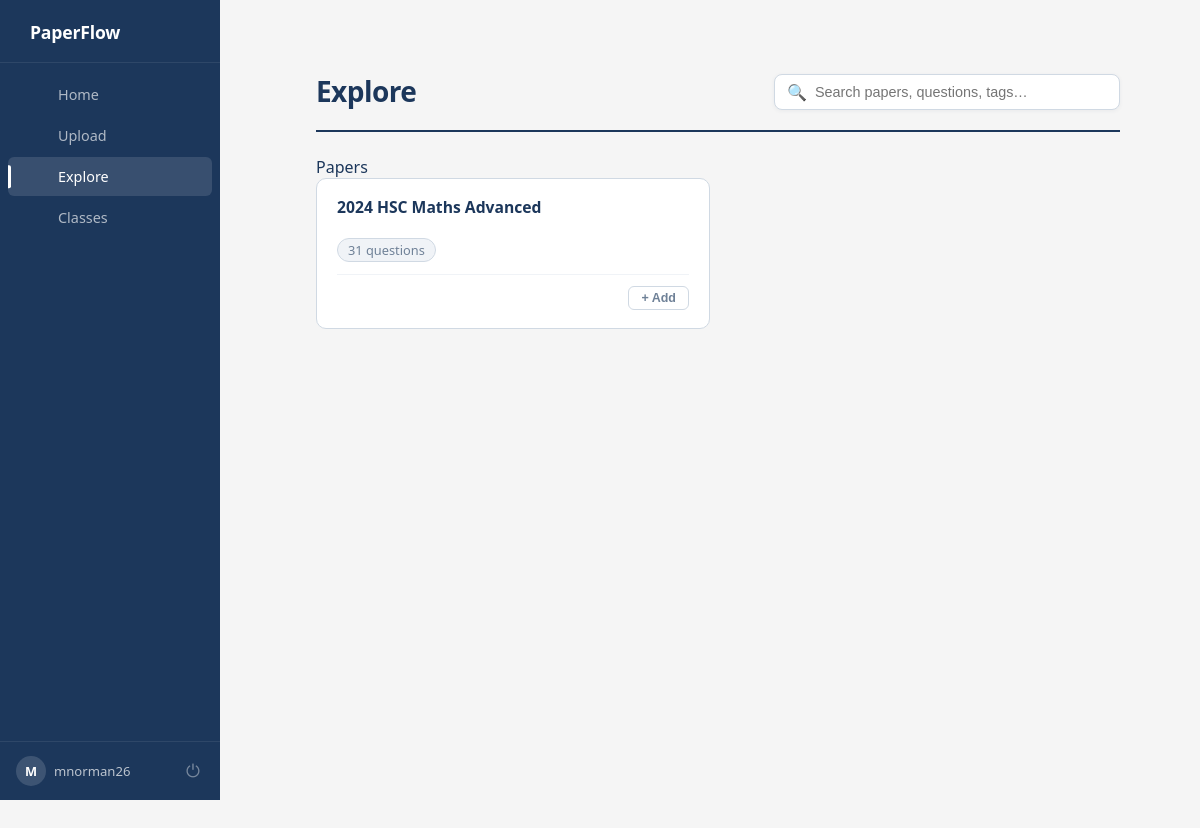
Page /explore (signed in) on the committed database.
### models.py (models this page shows)
class User(db.Model, UserMixin):
    __tablename__ = 'user'
    id = db.Column(db.Integer, primary_key=True)
    username = db.Column(db.String(150), unique=True, nullable=False)
    password_hash = db.Column(db.String(200), nullable=False)
    papers = db.relationship('UserPaper', backref='user', lazy=True)
    classes = db.relationship('Class', backref='user', lazy=True, cascade="all, delete-orphan")

class PastPaper(db.Model):
    id = db.Column(db.Integer, primary_key=True)
    filename = db.Column(db.String(200), nullable=False)
    questions = db.relationship(
        'Question',
        backref='paper',
        lazy=True,
        cascade="all, delete-orphan"
    )
    uploaded_at = db.Column(db.DateTime, default=db.func.now())
    owner_id = db.Column(db.Integer, db.ForeignKey('user.id'), nullable=False)

### app.py (the view)
@app.route('/explore')
@login_required
def explore():
    q = request.args.get('q', '').strip()
    sort = request.args.get('sort', 'new')
    query = PastPaper.query
    if q:
        query = query.filter(PastPaper.filename.contains(q))
    if sort == 'old':
        query = query.order_by(PastPaper.uploaded_at.asc())
    elif sort == 'name':
        query = query.order_by(PastPaper.filename.asc())
    else:  # default: newest
        query = query.order_by(PastPaper.uploaded_at.desc())
    papers = query.all()
    user_papers = {
        up.paper_id for up in UserPaper.query.filter_by(user_id=current_user.id).all()
    }
    return render_template('explore.html', papers=papers, q=q, sort=sort, user_papers=user_papers)

### app.py (called while the page is built)
@login_manager.user_loader
def load_user(user_id):
    user = User.query.filter_by(id=int(user_id)).first()
    return user

@app.context_processor
def inject_user():
    return dict(user=current_user)

def format_filename(filename):
    name = str(filename).split('_', 1)[-1]
    name = os.path.splitext(name)[0]
    name = re.sub(r'[-_]+', ' ', name)
    words = name.split()
    formatted = []
    for w in words:
        if w.upper() in ["HSC", "IB", "PDF"]:
            formatted.append(w.upper())
        else:
            formatted.append(w.capitalize())
    return " ".join(formatted)

@app.context_processor
def utility_processor():
    return dict(format_filename=format_filename)

### templates/explore.html (shortened to what this page needs)
{% extends "base.html" %}
{% block content %}
<div class="explore-layout">
    <div class="explore-topbar">
        <h1>Explore</h1>
        <div class="explore-search">
            <span>🔍</span>
            <input type="text" id="searchInput" placeholder="Search papers, questions, tags…">
        </div>
    </div>
    <div id="results">
        <div class="results-section" id="papers-section">
            <div class="results-section-label">Papers</div>
            {% if papers %}
            <div class="papers-grid">
                {% for paper in papers %}
                <div class="paper-card-wrapper">
                    <a href="{{ url_for('view_paper', paper_id=paper.id) }}" class="paper-card-link">
                        <div class="paper-card">
                            <h3>{{ format_filename(paper.filename) }}</h3>
                            <div class="paper-meta">
                                <span class="meta-pill">{{ paper.questions|length }} question{{ 's' if paper.questions|length != 1 }}</span>
                            </div>
                            <div class="paper-card-footer">
                                {% if paper.id in user_papers %}
                                    <span class="tag owned">In My Files</span>
                                {% else %}
                                    <form method="POST" action="{{ url_for('add_to_my_files', paper_id=paper.id) }}"
                                          onclick="event.stopPropagation();">
                                        <button type="submit" class="btn-card-add">+ Add</button>
                                    </form>
                                {% endif %}
                            </div>
                        </div>
                    </a>
                </div>
                {% endfor %}
            </div>
            {% else %}
                <div class="empty-state">No papers yet.</div>
            {% endif %}
        </div>
    </div>
</div>
{% endblock %}

### templates/base.html (shortened to what this page needs)
<!DOCTYPE html>
<html lang="en">
<head>
    <link rel="stylesheet" href="{{ url_for('static', filename='css/style.css') }}">
</head>
<body>
    <nav class="sidebar">
        <div class="brand">
            <span class="brand-name">PaperFlow</span>
        </div>
        <div class="nav-links">
            {% if current_user.is_authenticated %}
                <a href="{{ url_for('index') }}" class="nav-link {% if request.endpoint == 'index' %}active{% endif %}">
                     Home
                </a>
                <a href="{{ url_for('upload') }}" class="nav-link {% if request.endpoint == 'upload' %}active{% endif %}">
                     Upload
                </a>
                <a href="{{ url_for('explore') }}" class="nav-link {% if request.endpoint == 'explore' %}active{% endif %}">
                     Explore
                </a>
                <a href="{{ url_for('view_classes') }}" class="nav-link {% if request.endpoint == 'view_classes' %}active{% endif %}">
                     Classes
                </a>
            {% endif %}
        </div>
        {% if current_user.is_authenticated %}
        <div class="sidebar-footer">
            <div class="user-info">
                <div class="user-avatar">{{ current_user.username[0].upper() }}</div>
                <span class="user-name">{{ current_user.username }}</span>
            </div>
            <a href="{{ url_for('logout') }}" class="logout-btn" title="Logout">⏻</a>
        </div>
        {% endif %}
    </nav>
    <div class="page-content">
        <div class="main-content">
            {% block content %}{% endblock %}
        </div>
    </div>
</body>
</html>

### rows in the picture
User: username "M", username "mnorman26"
PastPaper: filename "2024 HSC Maths Advanced", questions|length "31", questions "s"
